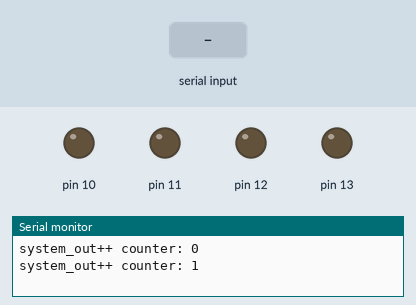
This sketch was run on a simulated Arduino Uno, built with avr-gcc and run on an emulated ATmega328P. Shown: output pins drawn as LEDs (lit = HIGH), the last lines printed to the serial monitor. The inputs (shaded band) are chosen by the test bench.

Above: at 1.2 s.
1.3 s: "1\n" received over Serial
At 3.1 s:
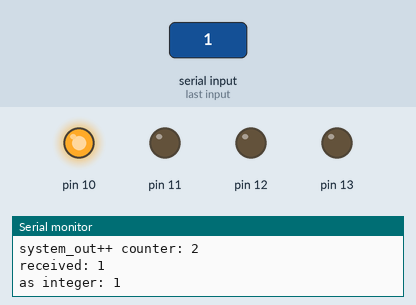
3.5 s: "3\n" received over Serial
At 5.5 s:
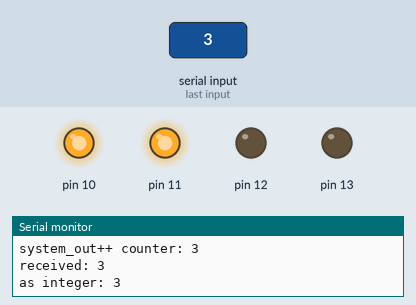
6.5 s: "2\n" received over Serial
At 9.2 s:
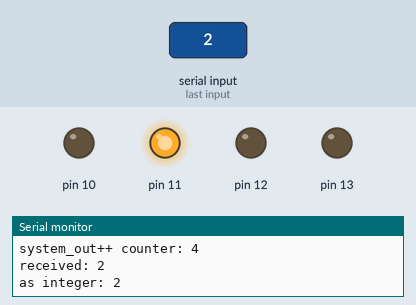
9.5 s: "5\n" received over Serial
At 11.6 s:
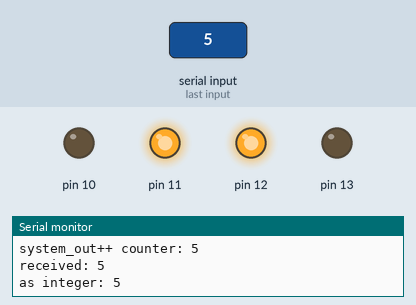
12.5 s: "4\n" received over Serial
At 15.2 s:
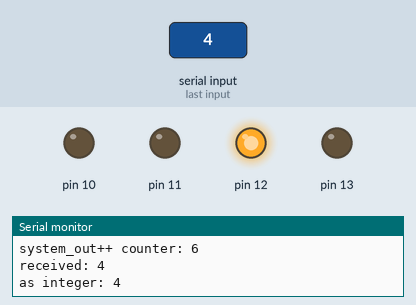
15.5 s: "1\n" received over Serial
At 17.7 s:
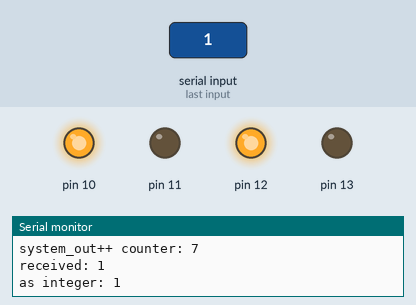
Timing chart, 0 to 19.2 s (numbered marks = the images above; inputs shaded):
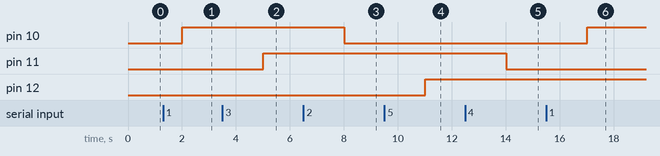

Measured:
- after the input at 1.3 s, pin 10: LOW → HIGH after 0.71 s
- after the input at 3.5 s, pin 11: LOW → HIGH after 1.5 s
- after the input at 6.5 s, pin 10: HIGH → LOW after 1.5 s
- after the input at 9.5 s, pin 12: LOW → HIGH after 1.5 s
- after the input at 12.5 s, pin 11: HIGH → LOW after 1.5 s
- after the input at 15.5 s, pin 10: LOW → HIGH after 1.5 s

The sketch:

sketch_com_port_control_4_devices.ino
```cpp
int pause = 2000;
int device_mode = 2000;
int counter = 0;

void setup() {
  pinMode(13,1);
  pinMode(12,1);
  pinMode(11,1);
  pinMode(10,1);
  Serial.begin(9600);
}

void loop() {
  Serial.print("system_out++ counter: ");
  Serial.println(counter);
  counter++;

  // check for incoming data
  while (Serial.available() > 0) {
    char buffer[10]; // buffer of storage for characters
    int index = 0;

    // read available characters
    while (Serial.available() > 0 && index < 9) {
      char incomingByte = Serial.read();
      buffer[index++] = incomingByte;
      delay(2);
    }
    buffer[index] = '\0'; // null terminator for the string
    Serial.print("received: ");
    Serial.println(buffer);

    // convert string to number
    int number = atoi(buffer);
    Serial.print("as integer: ");
    Serial.println(number);
    device_mode = number;
  }

   switch(device_mode) {
    case 1:
      digitalWrite(10, 1);
      delay(pause);
      break;

    case 2:
      digitalWrite(10, 0);
      delay(pause);
      break;

    case 3:
      digitalWrite(11, 1);
      delay(pause);
      break;

    case 4:
      digitalWrite(11, 0);
      delay(pause);
      break;

    case 5:
      digitalWrite(12, 1);
      delay(pause);
      break;

    case 6:
      digitalWrite(12, 0);
      delay(pause);
      break;

    case 7:
      digitalWrite(13, 1);
      delay(pause);
      break;

    case 8:
      digitalWrite(13, 0);
      delay(pause);
      break;
  }
  delay(1000);
}
```
